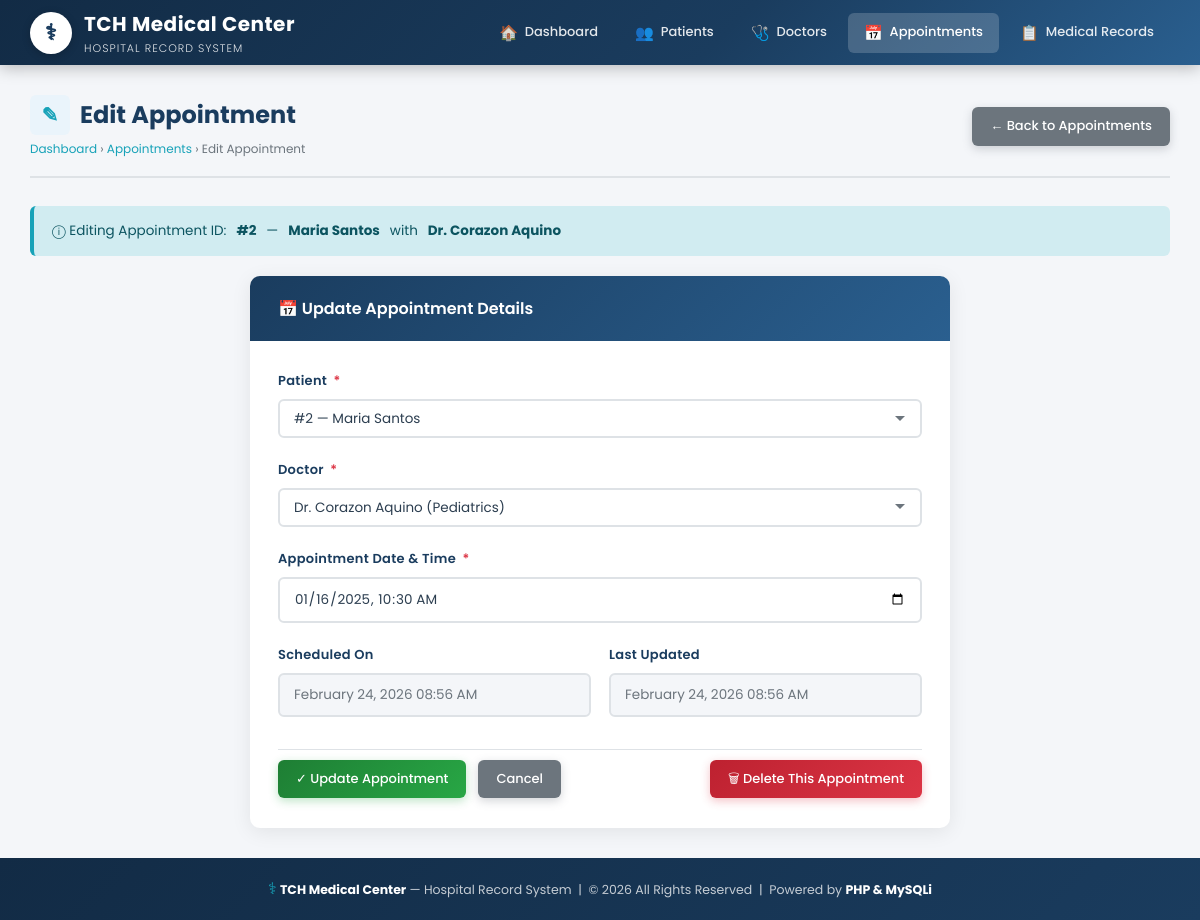
The app's page /appointments/edit.php?id=2 with its own data.
### tables this page shows
CREATE TABLE IF NOT EXISTS appointments (
    id INT AUTO_INCREMENT PRIMARY KEY,
    patient_id INT NOT NULL,
    doctor_id INT NOT NULL,
    appointment_date DATETIME NOT NULL,
    created_at TIMESTAMP DEFAULT CURRENT_TIMESTAMP,
    updated_at TIMESTAMP DEFAULT CURRENT_TIMESTAMP ON UPDATE CURRENT_TIMESTAMP,
    FOREIGN KEY (patient_id) REFERENCES patients(id) ON DELETE CASCADE,
    FOREIGN KEY (doctor_id) REFERENCES doctors(id) ON DELETE CASCADE
);

CREATE TABLE IF NOT EXISTS patients (
    id INT AUTO_INCREMENT PRIMARY KEY,
    full_name VARCHAR(100) NOT NULL,
    date_of_birth DATE NOT NULL,
    gender ENUM('Male', 'Female', 'Other') NOT NULL,
    created_at TIMESTAMP DEFAULT CURRENT_TIMESTAMP,
    updated_at TIMESTAMP DEFAULT CURRENT_TIMESTAMP ON UPDATE CURRENT_TIMESTAMP
);

CREATE TABLE IF NOT EXISTS doctors (
    id INT AUTO_INCREMENT PRIMARY KEY,
    full_name VARCHAR(100) NOT NULL,
    specialization VARCHAR(100) NOT NULL,
    contact_number VARCHAR(20) NOT NULL,
    created_at TIMESTAMP DEFAULT CURRENT_TIMESTAMP,
    updated_at TIMESTAMP DEFAULT CURRENT_TIMESTAMP ON UPDATE CURRENT_TIMESTAMP
);

### appointments/edit.php (the view, shortened to what this page needs)
<?php
require_once '../config/database.php';
$id = isset($_GET['id']) ? (int)$_GET['id'] : 0;
$res = $conn->query("
    SELECT a.*, p.full_name AS patient_name, d.full_name AS doctor_name
    FROM appointments a
    JOIN patients p ON a.patient_id = p.id
    JOIN doctors  d ON a.doctor_id  = d.id
    WHERE a.id = $id
");
$appt = $res->fetch_assoc();
$patient_id       = $appt['patient_id'];
$doctor_id        = $appt['doctor_id'];
$appointment_date = date('Y-m-d\TH:i', strtotime($appt['appointment_date']));
$patients = $conn->query("SELECT id, full_name FROM patients ORDER BY full_name ASC");
$doctors  = $conn->query("SELECT id, full_name, specialization FROM doctors ORDER BY full_name ASC");
require_once '../includes/header.php';
require_once '../includes/navbar.php';
?>
<div class="main-content">
    <div class="page-header">
        <div>
            <h1>
                <div class="page-icon">&#9998;</div>
                Edit Appointment
            </h1>
            <div class="breadcrumb">
                <a href="../index.php">Dashboard</a> &rsaquo;
                <a href="index.php">Appointments</a> &rsaquo;
                Edit Appointment
            </div>
        </div>
        <a href="index.php" class="btn btn-secondary">
            &#8592; Back to Appointments
        </a>
    </div>
    <div class="alert alert-info">
        &#9432; Editing Appointment ID: <strong>#<?php echo $id; ?></strong>
        &mdash; <strong><?php echo htmlspecialchars($appt['patient_name']); ?></strong>
        with <strong><?php echo htmlspecialchars($appt['doctor_name']); ?></strong>
    </div>
    <div class="form-card">
        <div class="card-header">
            <h2>&#128197; Update Appointment Details</h2>
        </div>
        <div class="form-body">
            <form method="POST" action="edit.php?id=<?php echo $id; ?>">
                <div class="form-group">
                    <label for="patient_id">
                        Patient <span class="required">*</span>
                    </label>
                    <select id="patient_id" name="patient_id" class="form-control" required>
                        <?php
                        $patients->data_seek(0);
                        while ($p = $patients->fetch_assoc()):
                        ?>
                            <option value="<?php echo $p['id']; ?>"
                                <?php echo $patient_id == $p['id'] ? 'selected' : ''; ?>>
                                #<?php echo $p['id']; ?> &mdash; <?php echo htmlspecialchars($p['full_name']); ?>
                            </option>
                        <?php endwhile; ?>
                    </select>
                </div>
                <div class="form-group">
                    <label for="doctor_id">
                        Doctor <span class="required">*</span>
                    </label>
                    <select id="doctor_id" name="doctor_id" class="form-control" required>
                        <?php
                        $doctors->data_seek(0);
                        while ($d = $doctors->fetch_assoc()):
                        ?>
                            <option value="<?php echo $d['id']; ?>"
                                <?php echo $doctor_id == $d['id'] ? 'selected' : ''; ?>>
                                <?php echo htmlspecialchars($d['full_name']); ?>
                                (<?php echo htmlspecialchars($d['specialization']); ?>)
                            </option>
                        <?php endwhile; ?>
                    </select>
                </div>
                <div class="form-group">
                    <label for="appointment_date">
                        Appointment Date &amp; Time <span class="required">*</span>
                    </label>
                    <input type="datetime-local" id="appointment_date" name="appointment_date"
                           class="form-control"
                           value="<?php echo htmlspecialchars($appointment_date); ?>"
                           required>
                </div>
                <div class="form-row">
                    <div class="form-group">
                        <label>Scheduled On</label>
                        <input type="text" class="form-control"
                               value="<?php echo date('F j, Y h:i A', strtotime($appt['created_at'])); ?>"
                               readonly style="background:#f4f6f9; color:var(--text-muted);">
                    </div>
                    <div class="form-group">
                        <label>Last Updated</label>
                        <input type="text" class="form-control"
                               value="<?php echo date('F j, Y h:i A', strtotime($appt['updated_at'])); ?>"
                               readonly style="background:#f4f6f9; color:var(--text-muted);">
                    </div>
                </div>
                <div class="form-actions">
                    <button type="submit" class="btn btn-success">
                        &#10003; Update Appointment
                    </button>
                    <a href="index.php" class="btn btn-secondary">Cancel</a>
                    <a href="delete.php?id=<?php echo $id; ?>"
                       class="btn btn-danger"
                       style="margin-left:auto;">
                        &#128465; Delete This Appointment
                    </a>
                </div>
            </form>
        </div>
    </div>
</div>
<?php
require_once '../includes/footer.php';
?>

### assets/css/style.css (style rules this page uses)
:root { --primary: #1a3c5e; --primary-dark: #122b45; --primary-light: #2a5f8f; --accent: #17a2b8; --accent-dark: #117a8b; --success: #28a745; --danger: #dc3545; --warning: #ffc107; --white: #ffffff; --light-bg: #eaf4fb; --light-gray: #f4f6f9; --border: #dee2e6; --text-dark: #2c3e50; --text-muted: #6c757d; --shadow: 0 4px 20px rgba(0, 0, 0, 0.08); --shadow-hover: 0 8px 30px rgba(0, 0, 0, 0.15); --radius: 10px; --radius-sm: 6px; --transition: all 0.3s ease; }
*, *::before, *::after { box-sizing: border-box; margin: 0; padding: 0; }
html { scroll-behavior: smooth; }
body { font-family: 'Poppins', Arial, sans-serif; background-color: var(--light-gray); color: var(--text-dark); font-size: 14px; line-height: 1.6; min-height: 100vh; display: flex; flex-direction: column; }
a { text-decoration: none; color: inherit; transition: var(--transition); }
.main-content { flex: 1; padding: 30px; max-width: 1300px; width: 100%; margin: 0 auto; }
.page-header { display: flex; align-items: center; justify-content: space-between; margin-bottom: 28px; padding-bottom: 18px; border-bottom: 2px solid var(--border); }
.page-header h1 { font-size: 24px; font-weight: 700; color: var(--primary); display: flex; align-items: center; gap: 10px; }
.page-header h1 .page-icon { width: 40px; height: 40px; background: var(--light-bg); border-radius: var(--radius-sm); display: flex; align-items: center; justify-content: center; font-size: 20px; color: var(--accent); }
.breadcrumb { font-size: 12px; color: var(--text-muted); margin-top: 4px; }
.breadcrumb a { color: var(--accent); }
.card-header { background: linear-gradient(135deg, var(--primary) 0%, var(--primary-light) 100%); color: var(--white); padding: 16px 22px; display: flex; align-items: center; justify-content: space-between; }
.card-header h2 { font-size: 16px; font-weight: 600; display: flex; align-items: center; gap: 8px; }
.btn { display: inline-flex; align-items: center; gap: 6px; padding: 9px 18px; border-radius: var(--radius-sm); font-size: 13px; font-weight: 500; cursor: pointer; border: none; transition: var(--transition); text-decoration: none; white-space: nowrap; font-family: 'Poppins', Arial, sans-serif; }
.btn-success { background: linear-gradient(135deg, #1e7e34 0%, var(--success) 100%); color: var(--white); box-shadow: 0 3px 10px rgba(40, 167, 69, 0.3); }
.btn-danger { background: linear-gradient(135deg, #bd2130 0%, var(--danger) 100%); color: var(--white); box-shadow: 0 3px 10px rgba(220, 53, 69, 0.3); }
.btn-secondary { background: #6c757d; color: var(--white); box-shadow: 0 3px 10px rgba(108, 117, 125, 0.3); }
.form-card { background: var(--white); border-radius: var(--radius); box-shadow: var(--shadow); overflow: hidden; max-width: 700px; margin: 0 auto; }
.form-card .card-header { padding: 20px 28px; }
.form-body { padding: 30px 28px; }
.form-group { margin-bottom: 22px; }
.form-group label { display: block; font-size: 13px; font-weight: 600; color: var(--primary); margin-bottom: 7px; letter-spacing: 0.3px; }
.form-group label .required { color: var(--danger); margin-left: 3px; }
.form-control { width: 100%; padding: 10px 14px; border: 2px solid var(--border); border-radius: var(--radius-sm); font-size: 13.5px; font-family: 'Poppins', Arial, sans-serif; color: var(--text-dark); background: var(--white); transition: var(--transition); outline: none; }
select.form-control { cursor: pointer; appearance: none; background-repeat: no-repeat; background-position: right 14px center; padding-right: 36px; }
.form-row { display: grid; grid-template-columns: 1fr 1fr; gap: 18px; }
.form-actions { display: flex; gap: 12px; align-items: center; padding-top: 10px; border-top: 1px solid var(--border); margin-top: 10px; }
.alert { padding: 14px 18px; border-radius: var(--radius-sm); margin-bottom: 20px; font-size: 13.5px; display: flex; align-items: center; gap: 10px; border-left: 4px solid transparent; }
.alert-info { background: #d1ecf1; color: #0c5460; border-left-color: var(--accent); }

### records on screen
appointments: patient.full_name "Maria Santos", doctor.full_name "Dr. Corazon Aquino", patient_id "#2 — Maria Santos", doctor_id "Dr. Corazon Aquino (Pediatrics)", appointment_date "01/16/2025 10:30", created_at "February 24, 2026 08:56 AM", updated_at "February 24, 2026 08:56 AM"

### other values on screen
$id "2"
